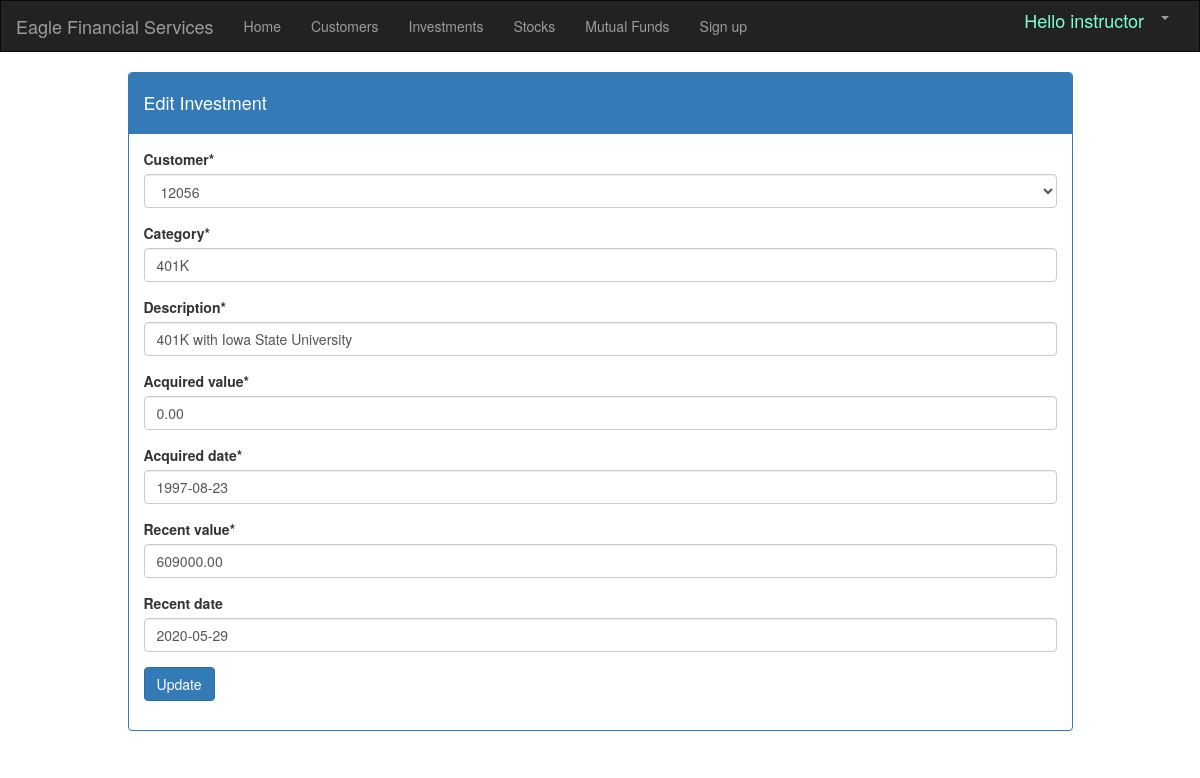
The page /investment/1/edit/ (signed in) on the database its author committed.
### users/models.py (models this page shows)
class CustomUser(AbstractUser):
    role_list = [("FA", "Financial advisor"), ("Cust", "Customer")]
    Role = models.CharField(max_length=50, choices=role_list)
    cell_phone = models.CharField(max_length=50, default=' ', null=True, blank=True)
    is_staff = models.BooleanField(default=True)
    objects = UserManager()
    class Meta:
        db_table = 'auth_user'

### portfolio/models.py (models this page shows, shortened)
class Investment(models.Model):
    customer = models.ForeignKey(Customer, on_delete=models.CASCADE, related_name='investments')
    category = models.CharField(max_length=50)
    description = models.CharField(max_length=200)
    acquired_value = models.DecimalField(max_digits=10, decimal_places=2)
    acquired_date = models.DateField(default=timezone.now)
    recent_value = models.DecimalField(max_digits=10, decimal_places=2)
    recent_date = models.DateField(default=timezone.now, blank=True, null=True)

### portfolio/views.py (the view)
# urls.py: path('investment/<int:pk>/edit/', views.investment_edit, name='investment_edit'),
@login_required
def investment_edit(request, pk):
    investment = get_object_or_404(Investment, pk=pk)
    if request.method == "POST":
        form = InvestmentForm(request.POST, instance=investment)
        if form.is_valid():
            investment = form.save()
            investment.updated_date = timezone.now()
            investment.save()
            investments = Investment.objects.filter(recent_date__lte=timezone.now())
            return render(request, 'portfolio/investment_list.html', {'investments': investments})
    else:
        form = InvestmentForm(instance=investment)
    return render(request, 'portfolio/investment_edit.html', {'form': form})

### portfolio/forms.py
class InvestmentForm(forms.ModelForm):
    class Meta:
        model = Investment
        fields = ('customer', 'category', 'description', 'acquired_value', 'acquired_date', 'recent_value',
                  'recent_date',)

### portfolio/models.py (called while the page is built)
    def __str__(self):
        return str(self.cust_number)

### portfolio/templates/portfolio/investment_edit.html (shortened to what this page needs)
{% extends 'portfolio/base.html' %}
{% load crispy_forms_tags %}
{% block content %}
     <div class="container">
                <div class="row">
                    <div class="col-md-10 col-md-offset-1" style="margin-top: 2rem">
                        <div class="panel panel-primary mt-3" >
                            <div class="panel-heading"><h4>Edit Investment</h4></div>
                            <div class="panel-body">
                                <form method="POST" class="investment-form">
                                    {{ form|crispy }}
                                     <button type="submit" class="save btn btn-primary my-auto">Update</button>
                                </form>
                            </div>
                        </div>
                    </div>
                </div>
        </div>
{% endblock %}

### portfolio/templates/portfolio/base.html (shortened to what this page needs)
{% load staticfiles %}
{% load static %}
{% load mathfilters %}
{% load humanize %}
{% load crispy_forms_tags %}
<html lang="en">
<head>
    <link rel="stylesheet" href="https://maxcdn.bootstrapcdn.com/bootstrap/3.3.7/css/bootstrap.min.css">
</head>
<body id="app-layout">
<nav class="navbar navbar-inverse">
    <div class="container-fluid">
        <div class="navbar-header">
            <a class="navbar-brand" href="/">
                Eagle Financial Services
            </a>
        </div>
        <div class="collapse navbar-collapse" id="myNavbar">
            <ul class="nav navbar-nav">
                <li><a href="{% url 'portfolio:home' %}">Home</a></li>
                {% if user.is_superuser or user.Role == 'FA' %}
                <li><a href="{% url 'portfolio:customer_list' %}">Customers</a></li>
               <li><a href="{% url 'portfolio:investment_list' %}">Investments</a></li>
                <li><a href="{% url 'portfolio:stock_list' %}">Stocks</a></li>
                <li><a href="{% url 'portfolio:mutualfund_list' %}">Mutual Funds</a></li>
            {% endif %}
                <li><a href="{% url 'signup' %}">Sign up</a></li>
            </ul>
            <ul class="nav navbar-nav navbar-right">
                {% if user.is_authenticated %}
                    <li><h4 style="color: aquamarine;font-size: 18px;">Hello {{ user.username }}</h4></li>
                    <li class="dropdown">
                        <a href="#" class="dropdown-toggle" data-toggle="dropdown" role="button" aria-expanded="false">
                            <span class="caret"></span>
                        </a>
                    </li>
                {% else %}
                    <li><a href="{% url 'login' %}"><span class="glyphicon glyphicon-log-in"></span> Login</a></li>
                {% endif %}
            </ul>
        </div>
    </div>
</nav>
<div class="content container">
    <div class="row">
                <div class="col-md-16">
                    {% block content %}{% endblock %}
                </div>
    </div>
</div>
</body>
</html>

### portfolio/templates/portfolio/base.html (style rules this page uses)
.navbar { margin-bottom: 0; border-radius: 0; }

### rows shown on the page
Investment: customer "12056", category "401K", description "401K with Iowa State University", acquired_value "0.00", acquired_date "1997-08-23", recent_value "609000.00", recent_date "2020-05-29"

### other values the page prints
{{ user.username }} "instructor"
